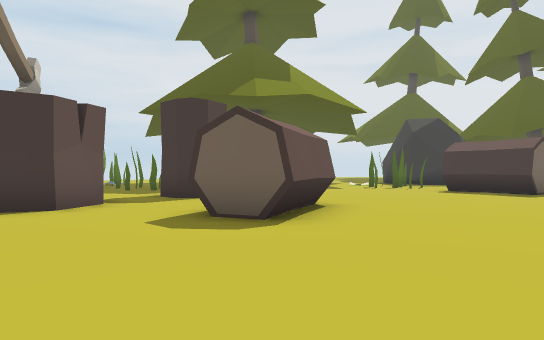
View 1 (above)

24 first-person views from a walk through a scene from a Unity 3-D project. The camera is 1.3 m above the floor, looks level and sees 75° across. The floor is counted in squares, 2 m on a side. Each view is taken from the middle of a square. On the plan, view 1 faces up. The plan holds only what a view shows up to about 10 squares ahead; the rest is blank. The place goes on beyond the plan.

View 2
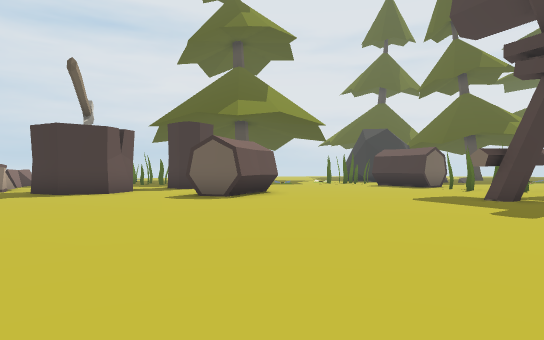

View 3
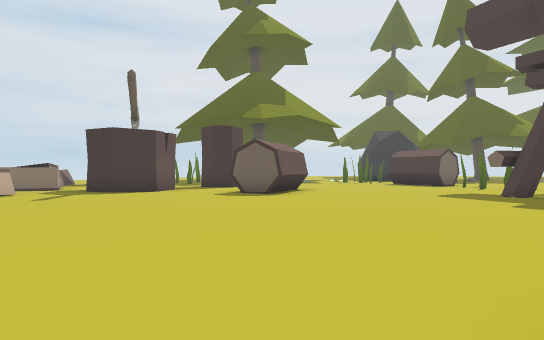

View 4
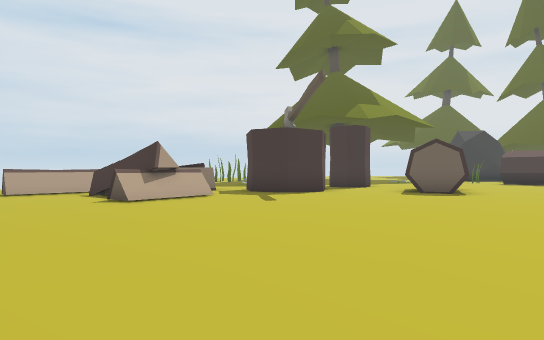

View 5
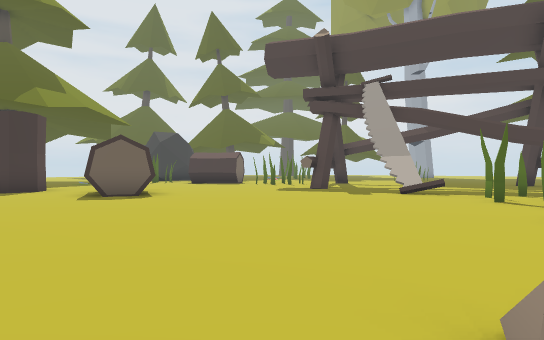

View 6
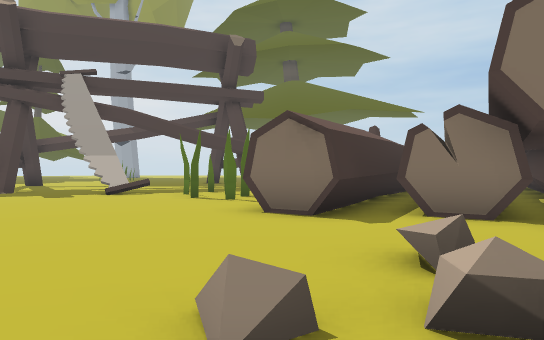

View 7
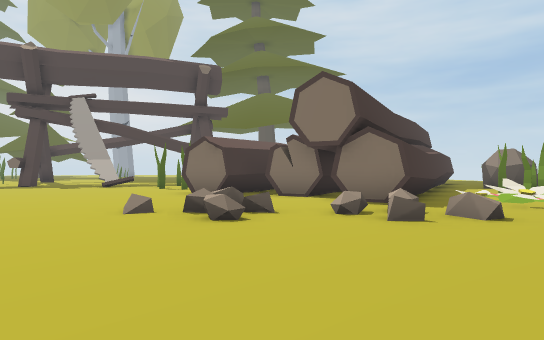

View 8
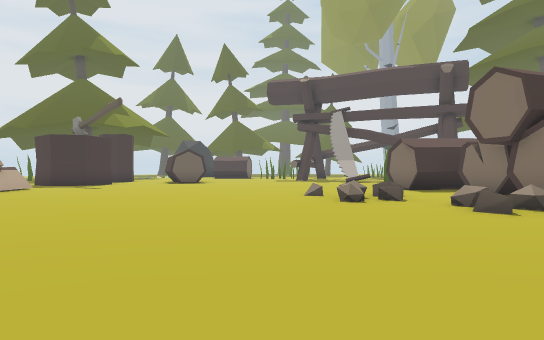

View 9
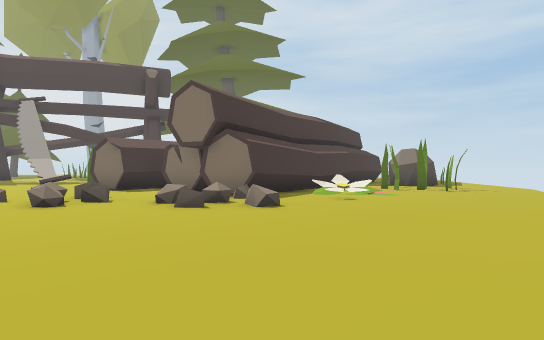

View 10
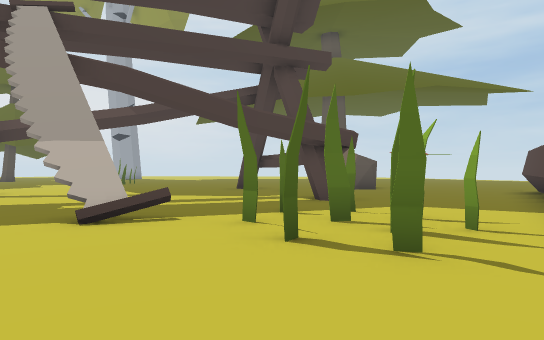

View 11
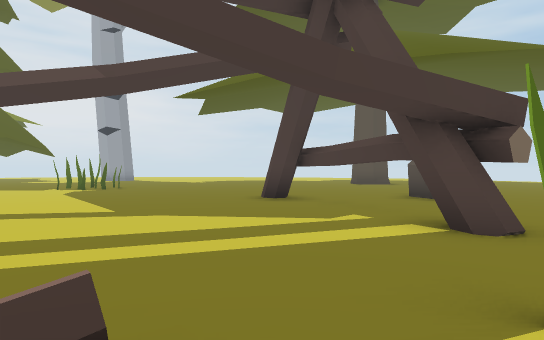

View 12
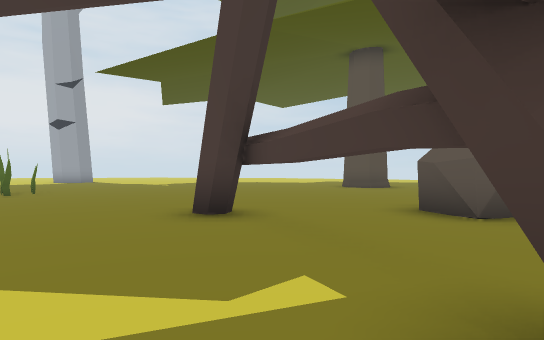

View 13
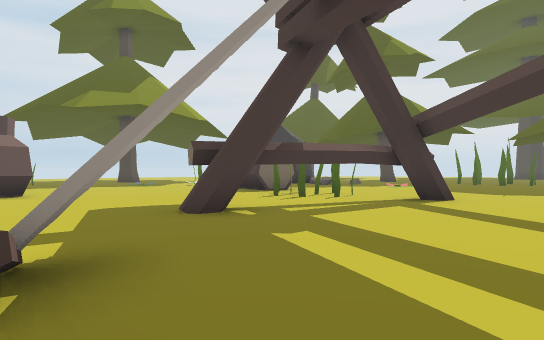

View 14
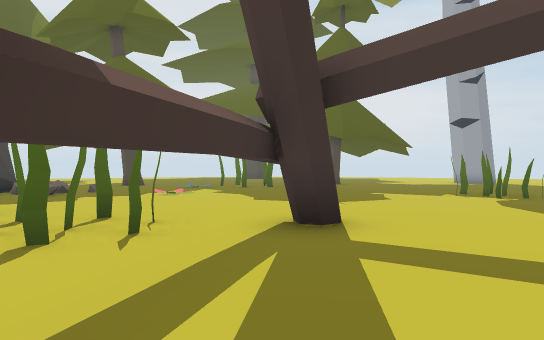

View 15
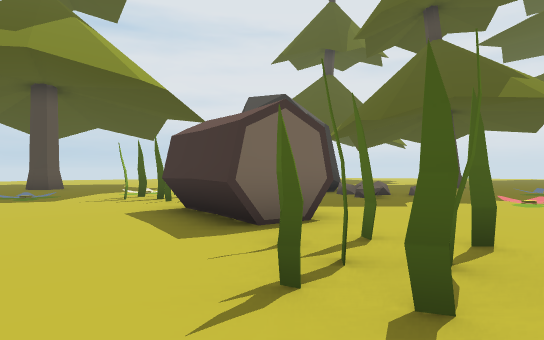

View 16
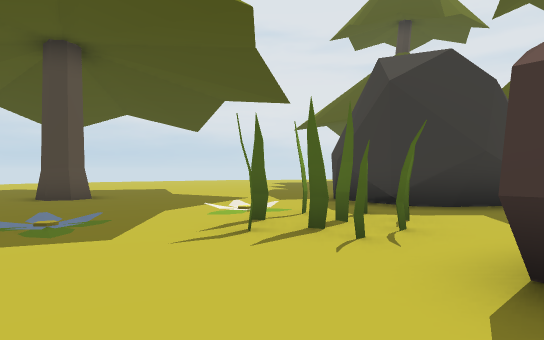

View 17
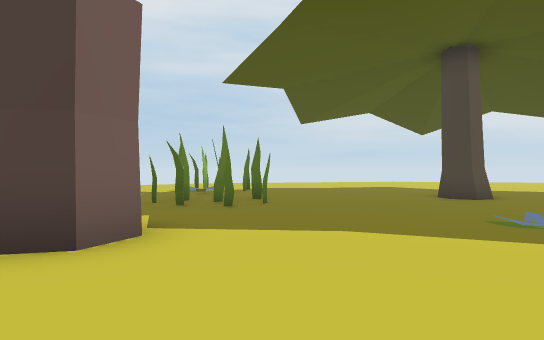

View 18
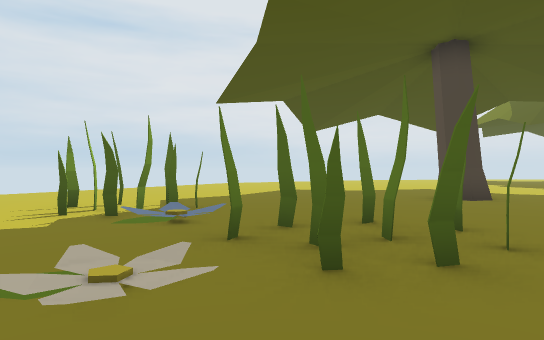

View 19
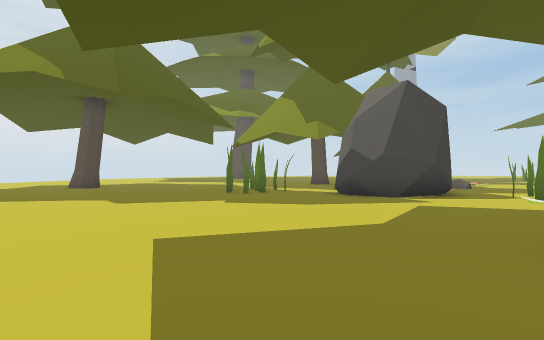

View 20
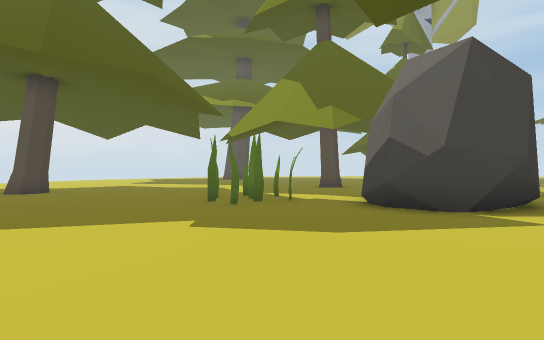

View 21
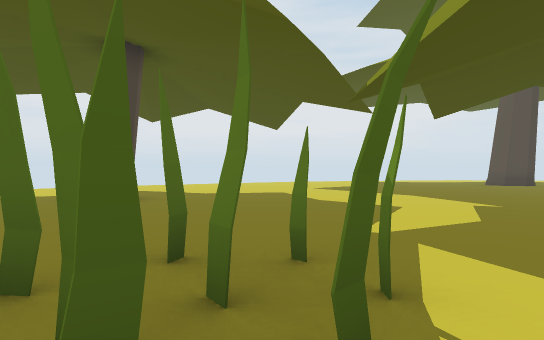

View 22
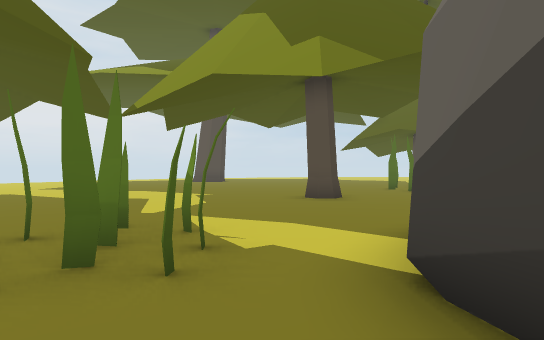

View 23
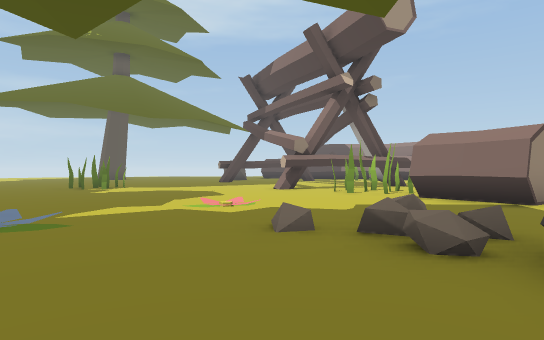

View 24
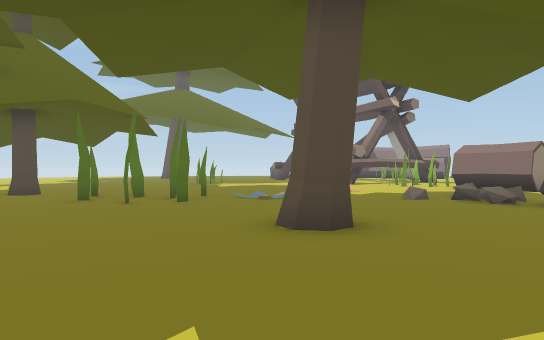

### Floor plan
Key: @ floor where view 1 was taken; # wall or solid block; . floor; / step, stairs or slope; T thing the floor can be seen under or through; R rock; F flower.
Columns run from 9 left of view 1 to 18 right of it. Each row starts with its distance up from view 1.
 28                     ..
 27                .. .#...
 26               ...........
 25             .............
 24            ...............
 23          ..................
 22         ....................
 21        .........###.........
 20       ..........###........
 19 ...........................
 18 ...............##..........
 17 ........#......#  ..........
 16 .TT............##  .........
 15 .TTT.........F..###R.....##.
 14 .TTT.........##........F.###
 13  ..FTTT...F..##..........#.#
 12  ...TTT..............F......
 11   .FTT.........##.........
 10    ............##..........
  9     ...#........#...........
  8      ...........#TT.........
  7      #... ......#TT........
  6    .##...##.......TT......##
  5   ......##.......#........##
  4 ###............##..........#
  3 .#..........................
  2 ............................
  1 ...............#............
  0 .........@.....#............
 -1  .....................T.....
 -2  ..............T.....TT.....
 -3  ............TTT..TTT.......
 -4  ..........#..TT............
 -5 ..........##  ........RR....
 -6 .......R..#### ........   ..
 -7 ..........## ##  .... .
 -8 ......R..###      #..
 -9 /...../.####      ##.
-10  ......F..## ##    ##

Positions as (right, up) in squares from view 1, and headings:
1: (0, 0), facing up
2: (1, -4), facing up
3: (0, -5), facing up
4: (-5, -5), facing up
5: (-4, -4), facing up-right
6: (-4, -4), facing right
7: (-8, -6), facing right
8: (-9, -9), facing up-right
9: (-9, -9), facing right
10: (1, -2), facing right
11: (5, -1), facing right
12: (8, -2), facing right
13: (7, -2), facing up
14: (7, 3), facing up-right
15: (7, 5), facing up
16: (4, 9), facing up
17: (2, 8), facing up-left
18: (-5, 9), facing up
19: (-3, 20), facing right
20: (0, 20), facing right
21: (7, 19), facing up-right
22: (5, 19), facing right
23: (11, 18), facing down
24: (14, 22), facing down
